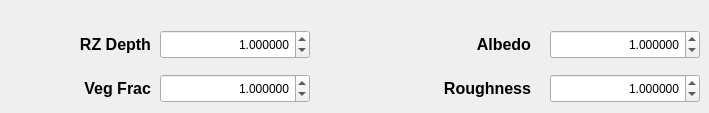
   <widget class="QWidget" name="tab_3">
    <attribute name="title">
     <string>  Land Cover  </string>
    </attribute>
    <widget class="QDoubleSpinBox" name="doubleSpinBoxL_VegFrac">
     <property name="geometry">
      <rect>
       <x>160</x>
       <y>74</y>
       <width>150</width>
       <height>29</height>
      </rect>
     </property>
     <property name="alignment">
      <set>Qt::AlignRight|Qt::AlignTrailing|Qt::AlignVCenter</set>
     </property>
     <property name="decimals">
      <number>6</number>
     </property>
     <property name="maximum">
      <double>99.000000000000000</double>
     </property>
     <property name="singleStep">
      <double>0.100000000000000</double>
     </property>
     <property name="value">
      <double>1.000000000000000</double>
     </property>
    </widget>
    <widget class="QLabel" name="textLabel1_29">
     <property name="geometry">
      <rect>
       <x>460</x>
       <y>29</y>
       <width>71</width>
       <height>31</height>
      </rect>
     </property>
     <property name="font">
      <font>
       <pointsize>12</pointsize>
       <weight>75</weight>
       <bold>true</bold>
      </font>
     </property>
     <property name="text">
      <string>Albedo</string>
     </property>
     <property name="alignment">
      <set>Qt::AlignRight|Qt::AlignTrailing|Qt::AlignVCenter</set>
     </property>
    </widget>
    <widget class="QDoubleSpinBox" name="doubleSpinBoxL_Albedo">
     <property name="geometry">
      <rect>
       <x>550</x>
       <y>30</y>
       <width>150</width>
       <height>29</height>
      </rect>
     </property>
     <property name="alignment">
      <set>Qt::AlignRight|Qt::AlignTrailing|Qt::AlignVCenter</set>
     </property>
     <property name="decimals">
      <number>6</number>
     </property>
     <property name="maximum">
      <double>99.000000000000000</double>
     </property>
     <property name="singleStep">
      <double>0.100000000000000</double>
     </property>
     <property name="value">
      <double>1.000000000000000</double>
     </property>
    </widget>
    <widget class="QLabel" name="textLabel1_30">
     <property name="geometry">
      <rect>
       <x>80</x>
       <y>29</y>
       <width>71</width>
       <height>31</height>
      </rect>
     </property>
     <property name="font">
      <font>
       <pointsize>12</pointsize>
       <weight>75</weight>
       <bold>true</bold>
      </font>
     </property>
     <property name="text">
      <string>RZ Depth</string>
     </property>
     <property name="alignment">
      <set>Qt::AlignRight|Qt::AlignTrailing|Qt::AlignVCenter</set>
     </property>
    </widget>
    <widget class="QLabel" name="textLabel1_31">
     <property name="geometry">
      <rect>
       <x>80</x>
       <y>73</y>
       <width>71</width>
       <height>31</height>
      </rect>
     </property>
     <property name="font">
      <font>
       <pointsize>12</pointsize>
       <weight>75</weight>
       <bold>true</bold>
      </font>
     </property>
     <property name="text">
      <string>Veg Frac</string>
     </property>
     <property name="alignment">
      <set>Qt::AlignRight|Qt::AlignTrailing|Qt::AlignVCenter</set>
     </property>
    </widget>
    <widget class="QDoubleSpinBox" name="doubleSpinBoxL_Roughness">
     <property name="geometry">
      <rect>
       <x>550</x>
       <y>74</y>
       <width>150</width>
       <height>29</height>
      </rect>
     </property>
     <property name="alignment">
      <set>Qt::AlignRight|Qt::AlignTrailing|Qt::AlignVCenter</set>
     </property>
     <property name="decimals">
      <number>6</number>
     </property>
     <property name="maximum">
      <double>99.000000000000000</double>
     </property>
     <property name="singleStep">
      <double>0.100000000000000</double>
     </property>
     <property name="value">
      <double>1.000000000000000</double>
     </property>
    </widget>
    <widget class="QLabel" name="textLabel1_32">
     <property name="geometry">
      <rect>
       <x>440</x>
       <y>73</y>
       <width>91</width>
       <height>31</height>
      </rect>
     </property>
     <property name="font">
      <font>
       <pointsize>12</pointsize>
       <weight>75</weight>
       <bold>true</bold>
      </font>
     </property>
     <property name="text">
      <string>Roughness</string>
     </property>
     <property name="alignment">
      <set>Qt::AlignRight|Qt::AlignTrailing|Qt::AlignVCenter</set>
     </property>
    </widget>
    <widget class="QDoubleSpinBox" name="doubleSpinBoxL_RZDepth">
     <property name="geometry">
      <rect>
       <x>160</x>
       <y>30</y>
       <width>150</width>
       <height>29</height>
      </rect>
     </property>
     <property name="alignment">
      <set>Qt::AlignRight|Qt::AlignTrailing|Qt::AlignVCenter</set>
     </property>
     <property name="decimals">
      <number>6</number>
     </property>
     <property name="maximum">
      <double>99.000000000000000</double>
     </property>
     <property name="singleStep">
      <double>0.100000000000000</double>
     </property>
     <property name="value">
      <double>1.000000000000000</double>
     </property>
    </widget>
   </widget>
